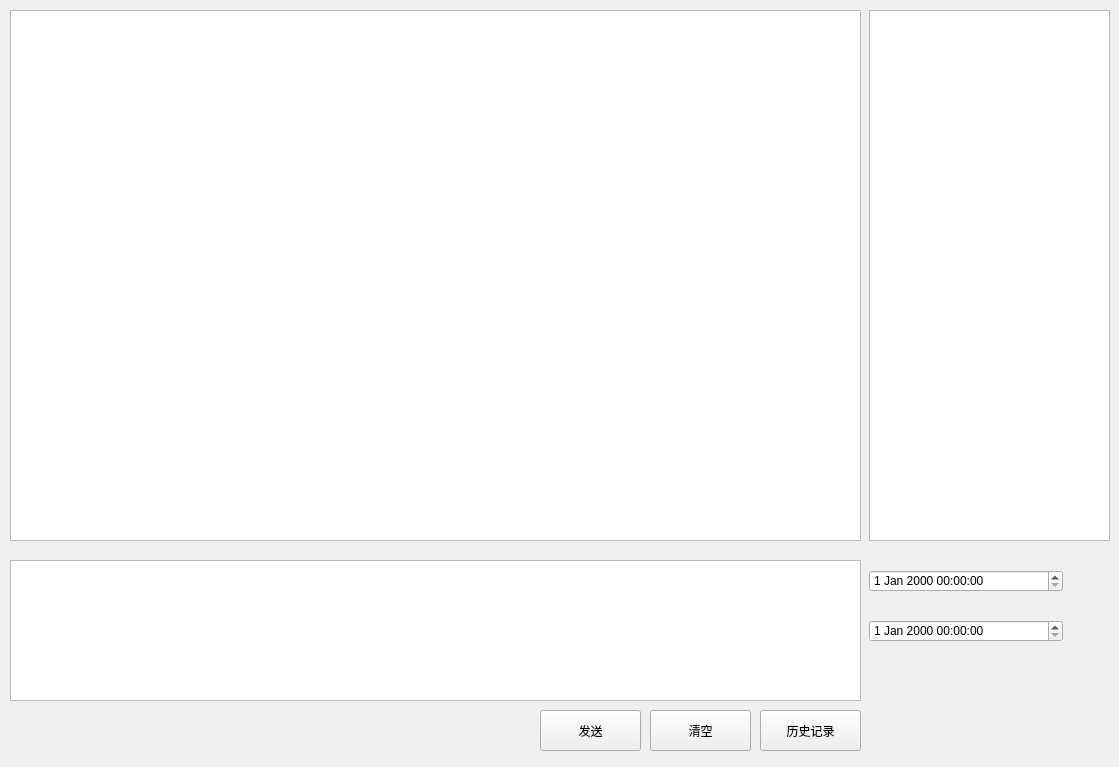
<?xml version="1.0" encoding="UTF-8"?>
<ui version="4.0">
 <class>Form</class>
 <widget class="QWidget" name="Form">
  <property name="geometry">
   <rect>
    <x>0</x>
    <y>0</y>
    <width>1119</width>
    <height>767</height>
   </rect>
  </property>
  <property name="windowTitle">
   <string>Form</string>
  </property>
  <widget class="QTextBrowser" name="messageTextBrowser">
   <property name="geometry">
    <rect>
     <x>10</x>
     <y>10</y>
     <width>851</width>
     <height>531</height>
    </rect>
   </property>
  </widget>
  <widget class="QTextEdit" name="textEdit">
   <property name="geometry">
    <rect>
     <x>10</x>
     <y>560</y>
     <width>851</width>
     <height>141</height>
    </rect>
   </property>
  </widget>
  <widget class="QPushButton" name="historyButton">
   <property name="geometry">
    <rect>
     <x>760</x>
     <y>710</y>
     <width>101</width>
     <height>41</height>
    </rect>
   </property>
   <property name="text">
    <string>历史记录</string>
   </property>
  </widget>
  <widget class="QPushButton" name="clearButton">
   <property name="geometry">
    <rect>
     <x>650</x>
     <y>710</y>
     <width>101</width>
     <height>41</height>
    </rect>
   </property>
   <property name="text">
    <string>清空</string>
   </property>
  </widget>
  <widget class="QWidget" name="widget" native="true">
   <property name="geometry">
    <rect>
     <x>869</x>
     <y>10</y>
     <width>241</width>
     <height>731</height>
    </rect>
   </property>
   <widget class="QTextBrowser" name="historyTextBrowser">
    <property name="geometry">
     <rect>
      <x>0</x>
      <y>0</y>
      <width>241</width>
      <height>531</height>
     </rect>
    </property>
   </widget>
   <widget class="QDateTimeEdit" name="dateTimeEdit_1">
    <property name="geometry">
     <rect>
      <x>0</x>
      <y>560</y>
      <width>194</width>
      <height>22</height>
     </rect>
    </property>
   </widget>
   <widget class="QDateTimeEdit" name="dateTimeEdit_2">
    <property name="geometry">
     <rect>
      <x>0</x>
      <y>610</y>
      <width>194</width>
      <height>22</height>
     </rect>
    </property>
   </widget>
  </widget>
  <widget class="QPushButton" name="submitButton">
   <property name="geometry">
    <rect>
     <x>540</x>
     <y>710</y>
     <width>101</width>
     <height>41</height>
    </rect>
   </property>
   <property name="text">
    <string>发送</string>
   </property>
  </widget>
 </widget>
 <resources/>
 <connections/>
</ui>
